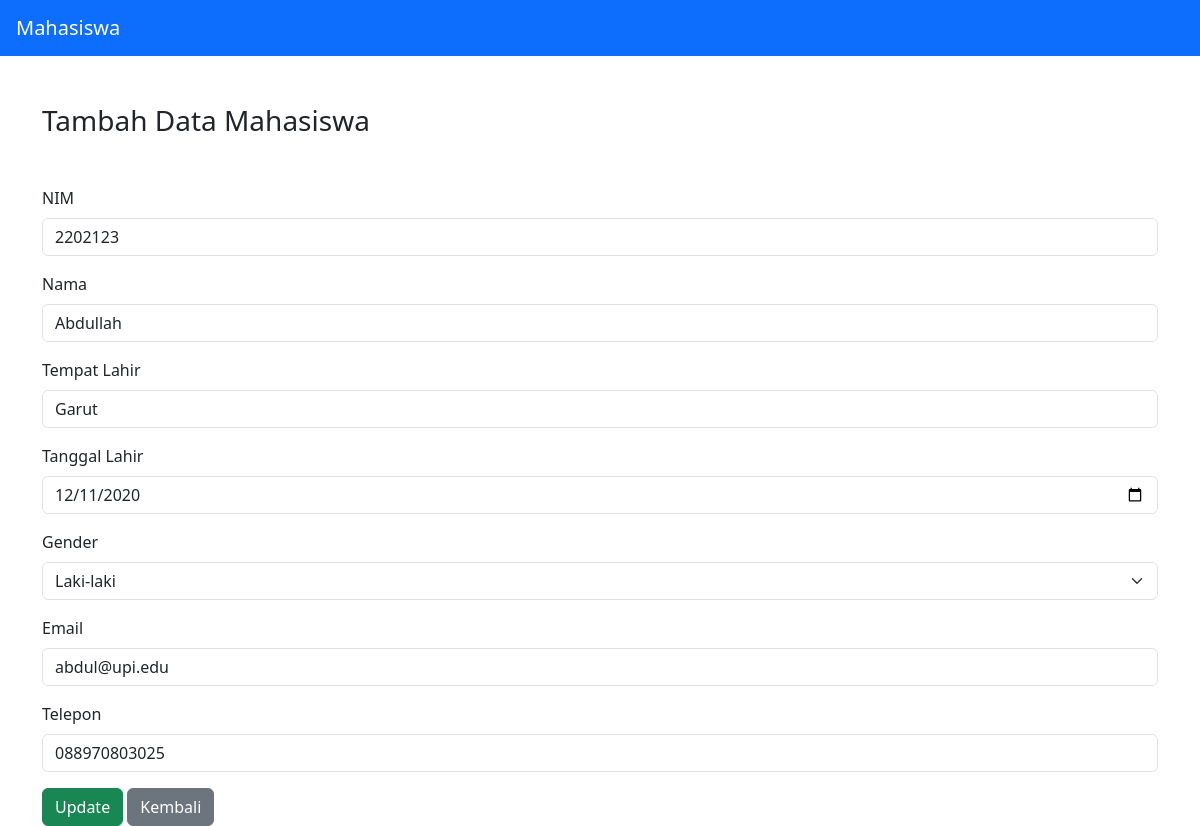
The app's page /project/index.php?edit=1 with its own data.
### tables this page shows
CREATE TABLE `mahasiswa` (
  `id` int(11) NOT NULL,
  `nim` varchar(100) NOT NULL,
  `nama` varchar(100) NOT NULL,
  `tempat` varchar(100) NOT NULL,
  `tl` varchar(100) NOT NULL,
  `gender` varchar(10) NOT NULL,
  `email` varchar(100) NOT NULL,
  `telp` varchar(100) NOT NULL
);

### project/presenter/ProsesMahasiswa.php (called while the page is built, shortened)
<?php
class ProsesMahasiswa implements KontrakPresenter
{
	private $tabelmahasiswa;
	private $data = [];
	function __construct()
	{
		try {
			$db_host = "localhost";
			$db_user = "root";
			$db_password = "";
			$db_name = "db_tp9";
			$this->tabelmahasiswa = new TabelMahasiswa($db_host, $db_user, $db_password, $db_name);
			$this->data = array();
		} catch (Exception $e) {
			echo "yah error" . $e->getMessage();
		}
	}
	function prosesDataMahasiswa()
	{
		try {
			$this->tabelmahasiswa->open();
			$this->tabelmahasiswa->getMahasiswa();
			while ($row = $this->tabelmahasiswa->getResult()) {
				$mahasiswa = new Mahasiswa();
				$mahasiswa->setId($row['id']);
				$mahasiswa->setNim($row['nim']);
				$mahasiswa->setNama($row['nama']);
				$mahasiswa->setTempat($row['tempat']);
				$mahasiswa->setTl($row['tl']);
				$mahasiswa->setGender($row['gender']);
				$mahasiswa->setEmail($row['email']);
				$mahasiswa->setTelp($row['telp']);
				$this->data[] = $mahasiswa;
			}
		} catch (Exception $e) {
			echo "yah error part 2" . $e->getMessage();
		}
	}
	function getId($i)
	{
		return $this->data[$i]->id;
	}
	function getGender($i)
	{
		return $this->data[$i]->gender;
	}
	function getSize()
	{
		return sizeof($this->data);
	}
}

### project/model/DB.class.php (called while the page is built, shortened)
<?php
class DB
{
	var $db_host = 'localhost';
	var $db_user = 'root';
	var $db_password = '';
	var $db_name = 'db_tp9';
	var $db_link = '';
	function __construct($db_host = '', $db_user = '', $db_password = '', $db_name = '')
	{
		$this->db_host = $db_host;
		$this->db_user = $db_user;
		$this->db_password = $db_password;
		$this->db_name = $db_name;
	}
	function open()
	{
		$this->db_link = mysqli_connect($this->db_host, $this->db_user, $this->db_password, $this->db_name);
	}
	function execute($query = "")
	{
		$this->result = mysqli_query($this->db_link, $query);
		return $this->result;
	}
}

### project/model/TabelMahasiswa.class.php (called while the page is built, shortened)
<?php
class TabelMahasiswa extends DB
{
	function getMahasiswa()
	{
		$query = "SELECT * FROM mahasiswa";
		return $this->execute($query);
	}
}

### project/model/Mahasiswa.class.php (called while the page is built, shortened)
<?php
class Mahasiswa
{
	function setId($id)
	{
		$this->id = $id;
	}
	function setGender($gender)
	{
		$this->gender = $gender;
	}
}

### project/model/Template.class.php (the view, shortened to what this page needs)
<?php
class Template{
	var $content = '';
	function __construct($filename = ''){
		$this->content = implode('', @file($filename));
	}
	function clear(){
		$this->content = preg_replace("/DATA_[A-Z|_|0-9]+/", "", $this->content);
	}
	function write(){
		print $this->content;
	}
	function replace($old = '', $new = ''){
		if(is_int($new)){
			$value = sprintf("%d", $new);
		}elseif(is_float($new)){
			$value = sprintf("%f", $new);
		}elseif(is_array($new)){
			$value = '';
			foreach( $new as $item){
				$value .= $item. '';
			}
		}else{
			$value = $new;
		}
		$this->content = preg_replace("/$old/",  $value, $this->content);
	}
}

### project/view/TampilMahasiswa.php (shortened to what this page needs)
<?php
include("presenter/ProsesMahasiswa.php");
class TampilMahasiswa implements KontrakView
{
	private $prosesmahasiswa;
	function __construct()
	{
		$this->prosesmahasiswa = new ProsesMahasiswa();
	}
	function edit($id)
	{
		$this->prosesmahasiswa->prosesDataMahasiswa();
		for ($i = 0; $i < $this->prosesmahasiswa->getSize(); $i++) {
			if ($id == $this->prosesmahasiswa->getId($i)) {
				$gender = $this->prosesmahasiswa->getGender($i);
				$genderSelect = "<div class='mb-3'>
				  <label class='form-label'>Gender</label>
				  <select title='gender' class='form-select' name='gender' required>
					<option value='' disabled >Pilih Gender</option>
					<option value='Laki-laki' " . ($gender == 'Laki-laki' ? 'selected' : '') . ">Laki-laki</option>
					<option value='Perempuan' " . ($gender == 'Perempuan' ? 'selected' : '') . ">Perempuan</option>
				  </select>
				</div>";
			}
		}
	}
}

### records on screen
mahasiswa: nim "2202123", nama "Abdullah", tempat "Garut", tl "12/11/2020", gender "Laki-laki", email "abdul@upi.edu", telp "088970803025"
